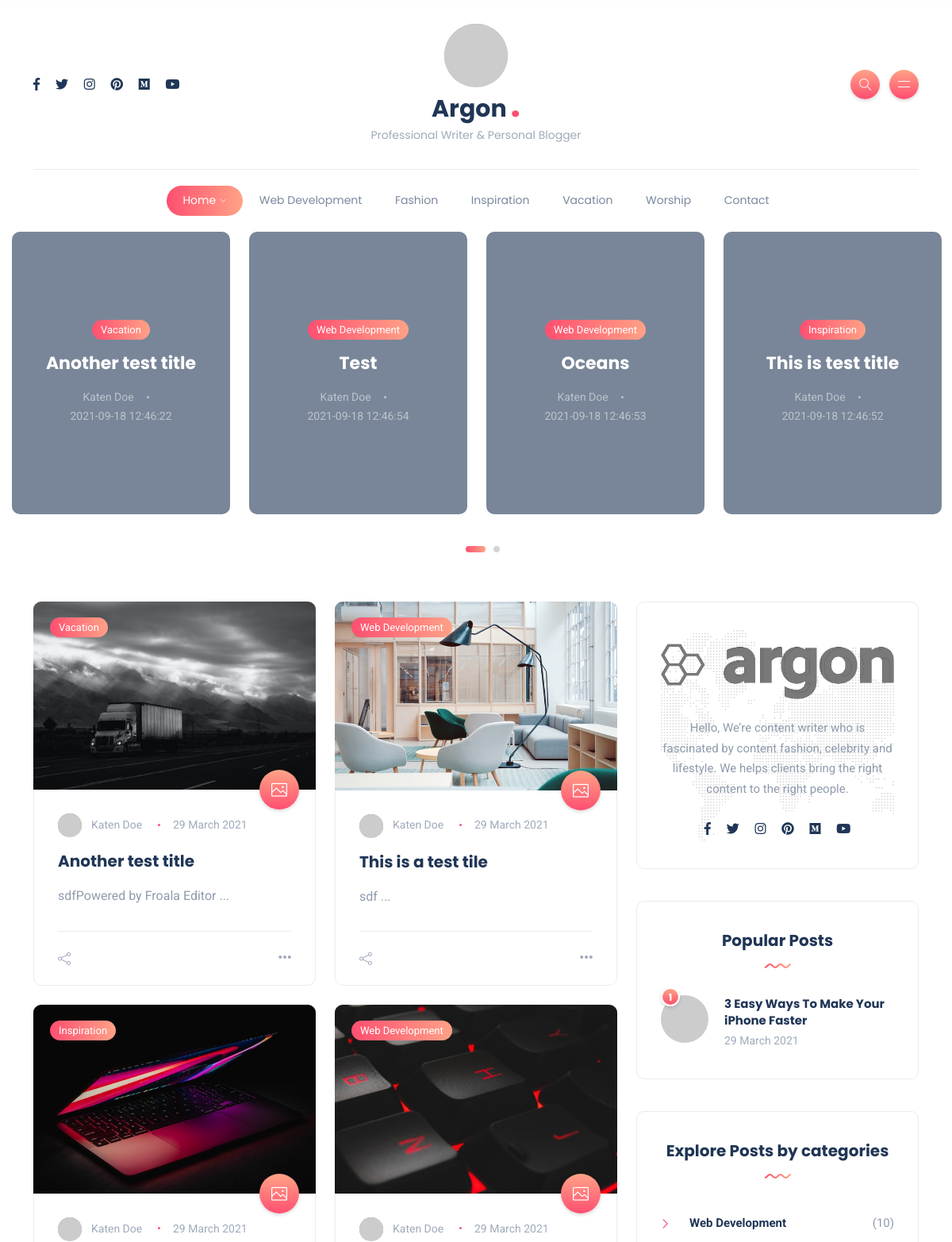
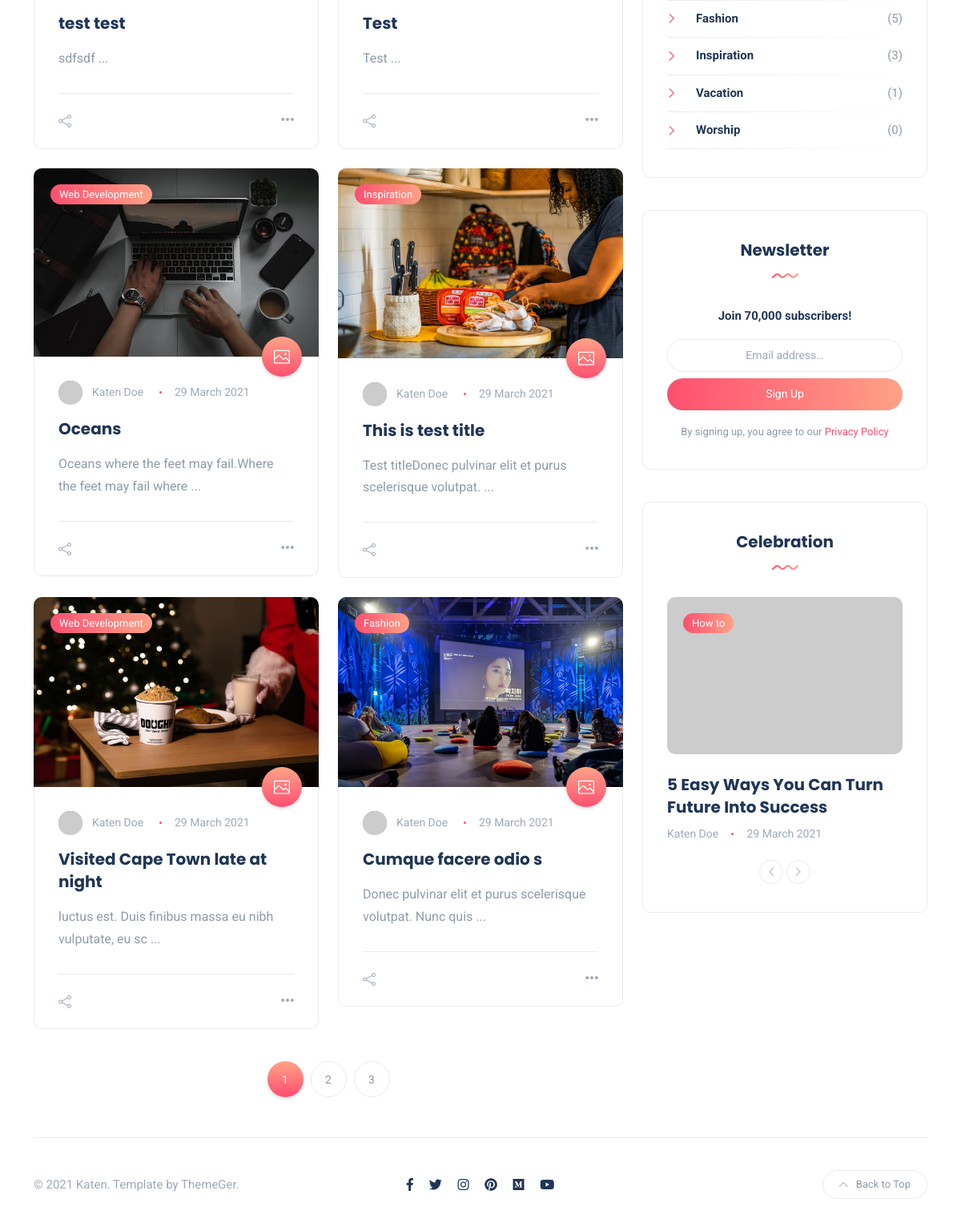
The page / on the database its author committed (2 pictures, top to bottom).
### tables this page shows
CREATE TABLE IF NOT EXISTS `posts` (
  `post_id` int(11) NOT NULL AUTO_INCREMENT,
  `post_content` text DEFAULT NULL,
  `post_title` varchar(200) DEFAULT NULL,
  `post_image` varchar(200) DEFAULT NULL,
  `cat_id` int(11) DEFAULT NULL,
  `is_featured` int(11) DEFAULT NULL,
  `created_at` datetime DEFAULT current_timestamp(),
  `user_id` int(11) DEFAULT NULL,
  PRIMARY KEY (`post_id`),
  KEY `FK_posts_categories` (`cat_id`),
  KEY `FK_user_id` (`user_id`)
);

CREATE TABLE IF NOT EXISTS `categories` (
  `cat_id` int(11) NOT NULL AUTO_INCREMENT,
  `cat_name` varchar(50) DEFAULT NULL,
  `created_at` datetime DEFAULT current_timestamp(),
  PRIMARY KEY (`cat_id`)
);

### index.php (the view, shortened to what the rows shown need)
<?php
    include_once "PostController.php";
    $post_controller = new PostController();
    $posts = $post_controller->getPosts();
    $featured_posts = $post_controller->getFeaturedPosts();
?>
<!DOCTYPE html>
<html lang="en-US">
<head>
    <link rel="stylesheet" href="assets/frontend/css/bootstrap.min.css" type="text/css" media="all">
    <link rel="stylesheet" href="assets/frontend/css/all.min.css" type="text/css" media="all">
    <link rel="stylesheet" href="assets/frontend/css/slick.css" type="text/css" media="all">
    <link rel="stylesheet" href="assets/frontend/css/simple-line-icons.css" type="text/css" media="all">
    <link rel="stylesheet" href="assets/frontend/css/style.css" type="text/css" media="all">
    <link rel="stylesheet" href="assets/plugins/aos/aos.css" type="text/css" media="all">
</head>
<body>
    <div class="site-wrapper">
        <section class="hero-carousel">
            <div class="row post-carousel-featured post-carousel">
                <?php foreach($featured_posts as $featured_post) { ?>
                    <div class="post featured-post-md">
                        <div class="details clearfix">
                            <a href="category.html" class="category-badge"> <?= $featured_post['cat_name'] ?></a>
                            <h4 class="post-title"><a href='<?php echo "/post-details.php?post-id=".$featured_post['[post_id']  ?>'><?= $featured_post['post_title'] ?></a></h4>
                            <ul class="meta list-inline mb-0">
                                <li class="list-inline-item"><a href="#">Katen Doe</a></li>
                                <li class="list-inline-item"><?= $featured_post['created_at'] ?></li>
                            </ul>
                        </div>
                        <a href='<?php echo "/post-details.php?post-id=".$featured_post['post_id']  ?>'>
                            <div class="thumb rounded">
                                <div class="inner data-bg-image" data-bg-image="assets/frontend/images/posts/featured-md-4.jpg"></div>
                            </div>
                        </a>
                    </div>
                <?php } ?>
            </div>
        </section>
        <section class="main-content">
            <div class="container-xl">
                <div class="row gy-4">
                    <div class="col-lg-8">
                        <div class="row gy-4">
                            <?php foreach($posts as $key => $post) { ?>
                                <div class="col-sm-6">
                                    <div class="post post-grid rounded bordered" data-aos="fade-up" data-aos-offset="220" data-aos-duration ="1000">
                                        <div class="thumb top-rounded">
                                            <a href="category.html" class="category-badge position-absolute"><?= $post['cat_name'] ?></a>
                                            <span class="post-format">
                                            <i class="icon-picture"></i>
                                            </span>
                                            <a href="post-details.php?post-id=<?= $post['post_id'] ?>">
                                                <div class="inner">
                                                    <img src="post_images/post_<?=$post['post_id']?>/<?=$post['post_image']?>" alt="post-title" />
                                                </div>
                                            </a>
                                        </div>
                                        <div class="details">
                                            <ul class="meta list-inline mb-0">
                                                <li class="list-inline-item">
                                                    <a href="#"><img src="assets/frontend/images/other/author-sm.png" class="author" alt="author" />Katen Doe</a>
                                                </li>
                                                <li class="list-inline-item">29 March 2021</li>
                                            </ul>
                                            <h5 class="post-title mb-3 mt-3">
                                                <a href="post-details.php?post-id=<?= $post['post_id'] ?>"><?= $post['post_title'] ?></a>
                                            </h5>
                                            <?php $post_content = strip_tags($post['post_content']) ?>
                                            <p class="excerpt mb-0">  <?= substr($post_content,0,60) ?> ... </p>
                                        </div>
                                        <div class="post-bottom clearfix d-flex align-items-center">
                                            <div class="social-share me-auto">
                                                <button class="toggle-button icon-share"></button>
                                            </div>
                                            <div class="more-button float-end">
                                                <a href="post-details.html"><span class="icon-options"></span></a>
                                            </div>
                                        </div>
                                    </div>
                                </div>
                            <?php } ?>
                        </div>
                    </div>
                </div>
            </div>
        </section>
    </div>
</body>
</html>

### rows shown on the page
posts: cat.cat_name "Vacation", post_title "Another test title", created_at "2021-09-18 12:46:22", post_image (picture), post_content "sdfPowered by Froala Editor"
posts: cat.cat_name "Web Development", post_title "Test", created_at "2021-09-18 12:46:54", post_image (picture), post_content "Test"
posts: cat.cat_name "Web Development", post_title "Oceans", created_at "2021-09-18 12:46:53", post_image (picture), post_content "Oceans where the feet may fail.Where the feet may fail where"
posts: cat.cat_name "Inspiration", post_title "This is test title", created_at "2021-09-18 12:46:52", post_image (picture), post_content "Test titleDonec pulvinar elit et purus scelerisque volutpat."
posts: cat.cat_name "Web Development", post_image (picture), post_title "This is a test tile", post_content "sdf"
posts: cat.cat_name "Inspiration", post_image (picture), post_title "test test", post_content "sdfsdf"
posts: cat.cat_name "Web Development", post_image (picture), post_title "Visited Cape Town late at night", post_content "luctus est. Duis finibus massa eu nibh vulputate, eu sc"
posts: cat.cat_name "Fashion", post_image (picture), post_title "Cumque facere odio s", post_content "Donec pulvinar elit et purus scelerisque volutpat. Nunc quis"

### other values the page prints
$category['cat_name'] "Web Development"
$category['cat_name'] "Fashion"
$category['cat_name'] "Inspiration"
$category['cat_name'] "Vacation"
$category['cat_name'] "Worship"
$category['num_of_posts'] "10"
$category['num_of_posts'] "5"
$category['num_of_posts'] "3"
$category['num_of_posts'] "1"
$category['num_of_posts'] "0"
